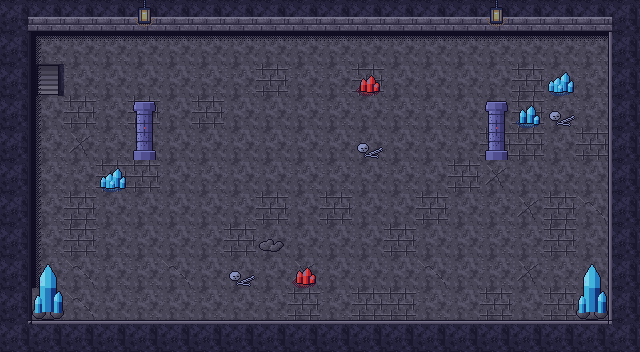

A 2D game scene composited from a Tiled map and its tileset images. What follows is a short description and the map's XML, with every tile layer's data as written:
An orthogonal 20x11 tile map with 32x32 px tiles, 4 tile layers (Sol, Decor, Murs, Dessus) and 5 objects (2x Spawn, Sortie, Coffre, Ennemi).

<map version="1.10" tiledversion="1.12.2" orientation="orthogonal" renderorder="right-down" width="20" height="11" tilewidth="32" tileheight="32" infinite="0" nextlayerid="6" nextobjectid="6">
 <properties>
  <property name="carte_x" type="int" value="3" />
  <property name="carte_y" type="int" value="1" />
  <property name="etage" value="sous_sol" />
 </properties>
 <tileset firstgid="1" source="../tilesets/mine_sous_sol.tsx" />
 <layer id="1" name="Sol" width="20" height="11">
  <data encoding="csv">
1,1,2,2,2,2,1,1,1,2,1,2,2,2,1,3,1,1,2,2,
1,2,1,2,1,1,1,1,1,1,2,1,1,1,1,2,1,1,2,3,
1,57,2,1,1,1,2,2,3,2,2,3,1,1,1,1,3,1,2,3,
1,1,3,2,3,1,3,1,1,1,2,1,2,2,1,1,3,2,2,3,
1,2,5,2,1,1,1,1,1,1,1,1,1,1,1,3,3,1,3,1,
1,2,2,3,3,1,2,1,1,2,2,1,2,1,3,5,1,1,1,3,
3,2,3,1,1,1,1,2,3,1,3,1,1,3,1,2,5,3,4,2,
1,2,3,2,1,1,2,3,1,1,1,1,3,1,1,2,2,3,1,4,
2,2,4,2,2,4,1,1,1,5,1,1,1,4,1,2,5,2,1,2,
1,1,4,1,2,1,2,1,2,3,2,3,3,2,1,3,1,3,1,2,
1,1,2,2,3,1,1,1,1,1,1,3,1,3,3,2,3,1,1,2
</data>
 </layer>
 <layer id="2" name="Decor" width="20" height="11">
  <data encoding="csv">
0,0,0,0,0,0,0,0,0,0,0,0,0,0,0,0,0,0,0,0,
0,15,13,13,13,13,13,13,13,13,13,13,13,13,13,13,13,13,13,0,
0,14,0,0,0,0,0,0,0,0,0,131,0,0,0,0,0,130,0,0,
0,14,0,0,0,0,0,0,0,0,0,0,0,0,0,0,129,127,0,0,
0,14,0,0,0,0,0,0,0,0,0,127,0,0,0,0,0,0,0,0,
0,14,0,130,0,0,0,0,0,0,0,0,0,0,0,0,0,0,0,0,
0,14,0,0,0,0,0,0,0,0,0,0,0,0,0,0,0,0,0,0,
0,14,0,0,0,0,0,0,16,0,0,0,0,0,0,0,0,0,0,0,
0,14,0,0,0,0,0,127,0,131,0,0,0,0,0,0,0,0,0,0,
0,0,0,0,0,0,0,0,0,0,0,0,0,0,0,0,0,0,0,0,
0,0,0,0,0,0,0,0,0,0,0,0,0,0,0,0,0,0,0,0
</data>
 </layer>
 <layer id="3" name="Murs" width="20" height="11">
  <data encoding="csv">
21,17,17,17,17,17,17,17,17,17,17,17,17,17,17,17,17,17,17,22,
19,0,0,0,0,0,0,0,0,0,0,0,0,0,0,0,0,0,0,20,
19,0,0,0,0,0,0,0,0,0,0,0,0,0,0,0,0,0,0,20,
19,0,0,0,0,0,0,0,0,0,0,0,0,0,0,0,0,0,0,20,
19,0,0,0,144,0,0,0,0,0,0,0,0,0,0,144,0,0,0,20,
19,0,0,0,0,0,0,0,0,0,0,0,0,0,0,0,0,0,0,20,
19,0,0,0,0,0,0,0,0,0,0,0,0,0,0,0,0,0,0,20,
19,0,0,0,0,0,0,0,0,0,0,0,0,0,0,0,0,0,0,20,
19,0,0,0,0,0,0,0,0,0,0,0,0,0,0,0,0,0,0,20,
19,132,0,0,0,0,0,0,0,0,0,0,0,0,0,0,0,0,132,20,
23,18,18,18,18,18,18,18,18,18,18,18,18,18,18,18,18,18,18,24
</data>
 </layer>
 <objectgroup id="4" name="Objets">
  <object id="1" type="Sortie" x="32" y="64" width="32" height="32">
   <properties>
    <property name="cible_carte" value="res://scenes/rooms/donjon2_salle_05_room.tscn" />
    <property name="cible_spawn" value="depuis_escalier" />
    <property name="transition" value="escalier" />
    <property name="godot_node_type" value="area" />
   </properties>
  </object>
  <object id="2" type="Spawn" x="80" y="80">
   <properties>
    <property name="id" value="depuis_escalier" />
   </properties>
   <point />
  </object>
  <object id="3" type="Spawn" x="304" y="176">
   <properties>
    <property name="id" value="depuis_chute_salle_04" />
   </properties>
   <point />
  </object>
  <object id="4" type="Coffre" x="496" y="240">
   <properties>
    <property name="id" value="donjon2_coffre_06" />
    <property name="contenu" value="cle_petite" />
    <property name="important" type="bool" value="false" />
   </properties>
   <point />
  </object>
  <object id="5" type="Ennemi" x="400" y="272">
   <properties>
    <property name="type" value="caillou_rampant" />
    <property name="variante" value="normal" />
   </properties>
   <point />
  </object>
 </objectgroup>
 <layer id="5" name="Dessus" width="20" height="11">
  <data encoding="csv">
0,0,0,0,120,0,0,0,0,0,0,0,0,0,0,120,0,0,0,0,
0,0,0,0,0,0,0,0,0,0,0,0,0,0,0,0,0,0,0,0,
0,0,0,0,0,0,0,0,0,0,0,0,0,0,0,0,0,0,0,0,
0,0,0,0,143,0,0,0,0,0,0,0,0,0,0,143,0,0,0,0,
0,0,0,0,0,0,0,0,0,0,0,0,0,0,0,0,0,0,0,0,
0,0,0,0,0,0,0,0,0,0,0,0,0,0,0,0,0,0,0,0,
0,0,0,0,0,0,0,0,0,0,0,0,0,0,0,0,0,0,0,0,
0,0,0,0,0,0,0,0,0,0,0,0,0,0,0,0,0,0,0,0,
0,133,0,0,0,0,0,0,0,0,0,0,0,0,0,0,0,0,133,0,
0,0,0,0,0,0,0,0,0,0,0,0,0,0,0,0,0,0,0,0,
0,0,0,0,0,0,0,0,0,0,0,0,0,0,0,0,0,0,0,0
</data>
 </layer>
</map>
